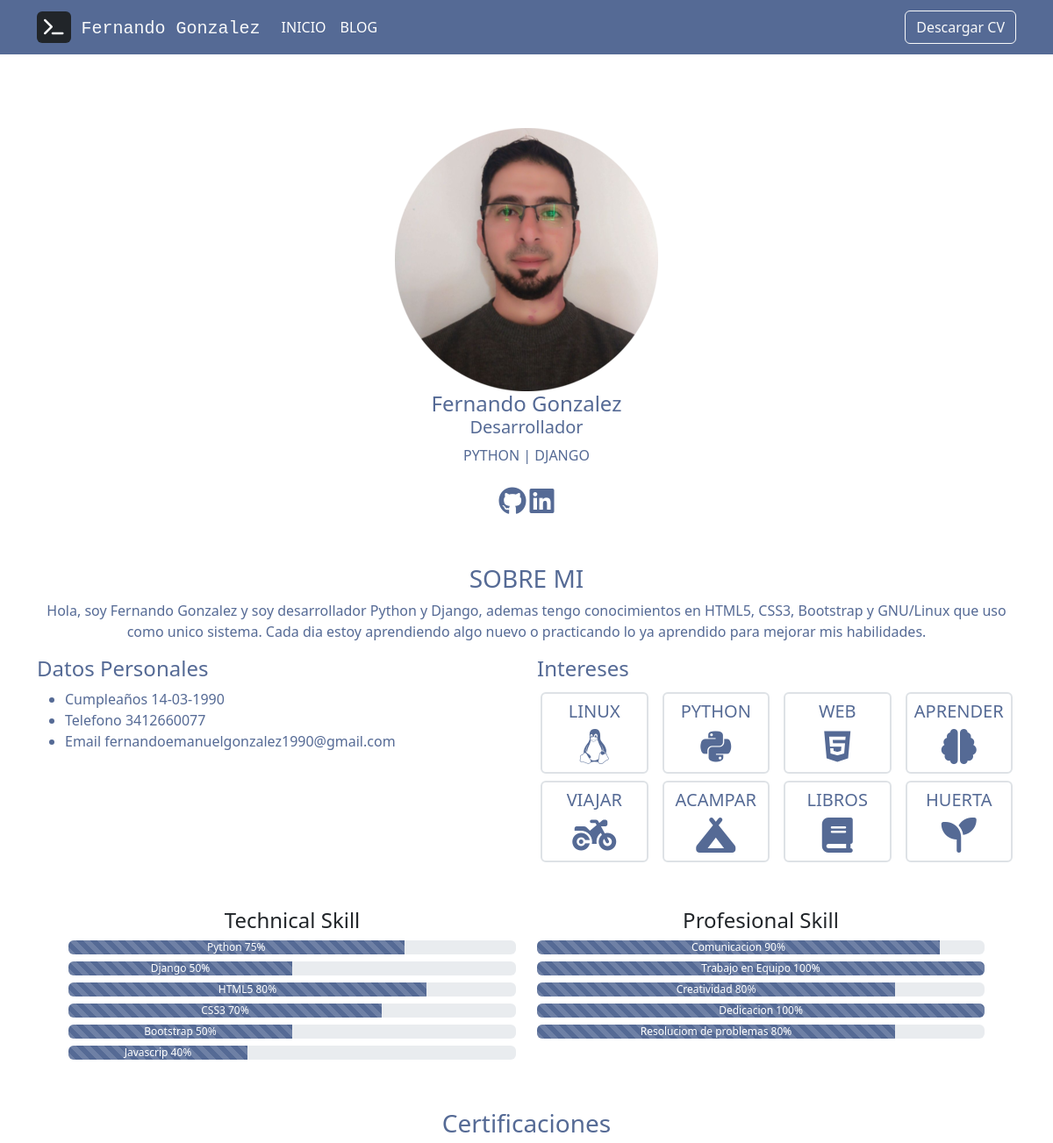
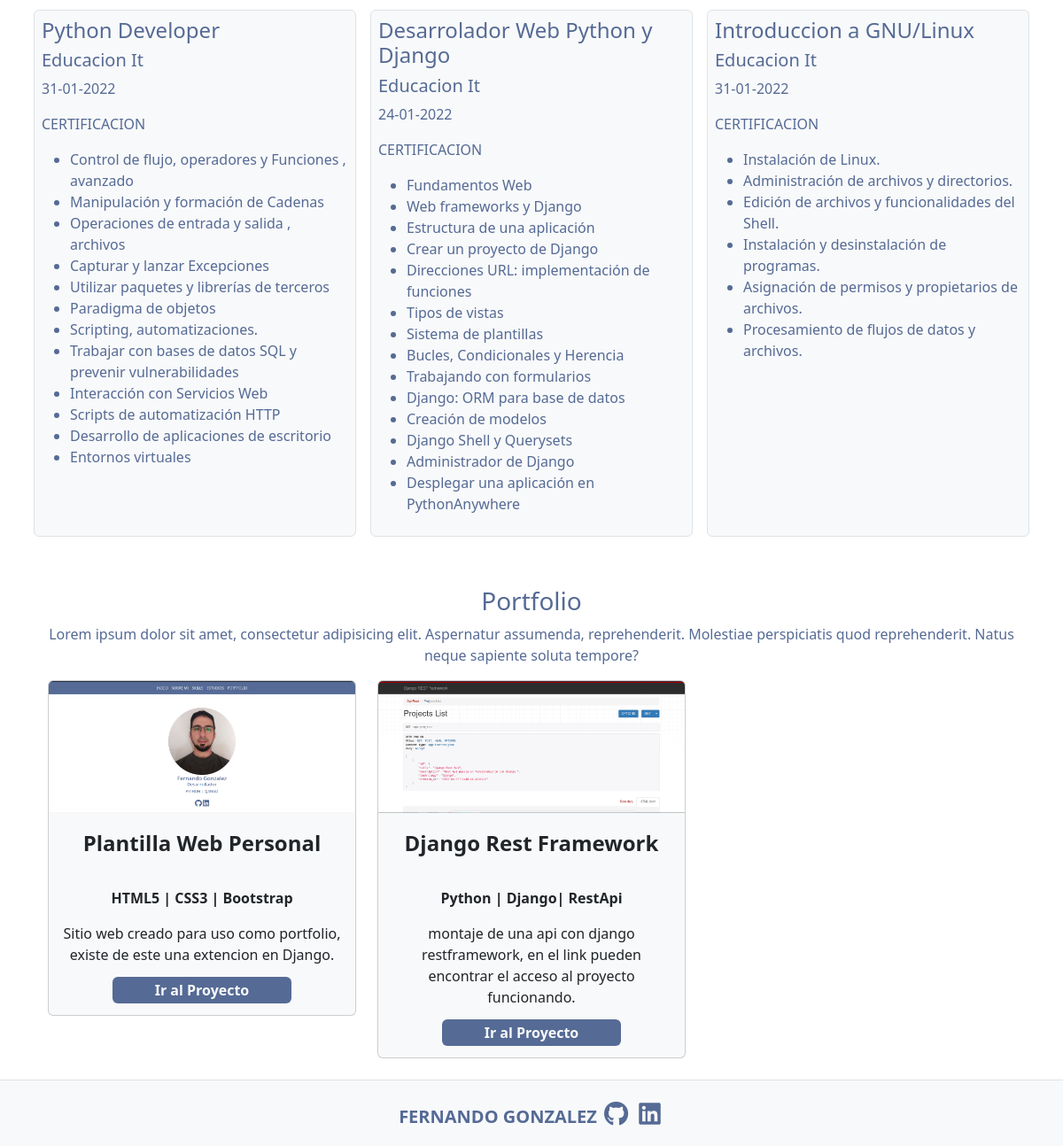
The page / on the database its author committed (2 pictures, top to bottom).
### portfolio/models.py (models this page shows)
class Certificaciones(models.Model):
    title = models.CharField(max_length=200)
    instituto = models.CharField(max_length=200)
    date = models.DateTimeField(timezone.now)
    certificacion = models.URLField(blank=True)
    description = models.TextField()

class Project(models.Model):
    lenguaje = models.CharField(max_length=100)
    title = models.CharField(max_length=100)
    description = models.CharField(max_length=500)
    image = models.ImageField(upload_to='portfolio/images/')
    url = models.URLField(blank=True)

### portfolio/views.py (the view)
# urls.py: path('', views.home, name='home'),
def home(request):
    projects = Project.objects.all()
    cert = Certificaciones.objects.all()
    return render(request, 'home.html', {'projects': projects, 'cert' : cert})

### portfolio/templates/home.html (shortened to what this page needs)
{% extends 'layout.html' %}
{% load static %}
{% block content %}
<div class="inicio container-fluid text-center mx-auto rounded">
    <div class="row">
        <div class="col">
            <div class="container align-items-center font-color1">
                <img src="{% static 'images/hero.png'%}" class="img-fluid pt-4" alt="...">
                <h4 class="card-title ">Fernando Gonzalez</h4>
                <h5 class="">Desarrollador</h5>
                <p class="card-text">PYTHON | DJANGO</p>
                <a href="" class="fs-2 font-color1"><i class="fa-brands fa-github"></i></a>
                <a href="" class="fs-2 font-color1"><i class="fa-brands fa-linkedin"></i></a>
            </div>
        </div>
    </div>
</div>
<div class="container pt-5 font-color1" id="sobremi">
                <h3 class="text-center">SOBRE MI</h3>
                <p class="text-center"><span>Hola, soy Fernando Gonzalez</span> y soy desarrollador Python y Django, ademas tengo conocimientos en HTML5, CSS3, Bootstrap y GNU/Linux que uso como unico sistema. Cada dia estoy aprendiendo algo nuevo o practicando lo ya aprendido para mejorar mis habilidades.</p>
                <div class="row">
                    <div class="col col-xs">
                        <h4>Datos Personales</h4>
                        <ul>
                            <li>
                                <span>Cumpleaños</span>
                                14-03-1990
                            </li>
                            <li>
                                <span>Telefono</span>
                                3412660077
                            </li>
                            <li>
                                <span>Email</span>
                                fernandoemanuelgonzalez1990@gmail.com
                            </li>
                        </ul>
                    </div>
                    <div class="col col-xs container">
                        <h4>Intereses</h4>
                        <div class="col-8 col-sm-12 container">
                            <div class="row text-center gap-3 p-1 ">
                              <div class="col border border-2 rounded p-2">
                                <h5>LINUX</h5>
                                <i class="fa-brands fa-linux fs-1"></i>
                              </div>
                              <div class="col border border-2 rounded p-2">
                                <h5>PYTHON</h5>
                                <i class="fa-brands fa-python fs-1"></i>
                              </div>
                              <div class="col border border-2 rounded p-2">
                                <h5>WEB</h5>
                                <i class="fa-brands fa-html5 fs-1"></i>
                              </div>
                              <div class="col border border-2 rounded p-2">
                                <h5>APRENDER</h5>
                                <i class="fa-solid fa-brain fs-1"></i>
                              </div>
                            </div>
                            <div class="row text-center gap-3 p-1">
                              <div class="col border border-2 rounded p-2">
                                <h5>VIAJAR</h5>
                                <i class="fa-solid fa-motorcycle fs-1"></i>
                              </div>
                              <div class="col border border-2 rounded p-2">
                                <h5>ACAMPAR</h5>
                              <i class="fa-solid fa-campground fs-1"></i>
                              </div>
                              <div class="col border border-2 rounded p-2">
                                <h5>LIBROS</h5>
                              <i class="fa-solid fa-book fs-1"></i>
                              </div>
                              <div class="col border border-2 rounded p-2">
                                <h5>HUERTA</h5>
                              <i class="fa-solid fa-seedling fs-1"></i>
                              </div>
                            </div>
                            </div>
                        </div>
                    </div>
              </div>
<div class="container p-5" id="skills">
                <div class="row">
                  <div class="col-12 col-sm-6">
                    <h4 class="text-center">Technical Skill</h4>
                    <div class="progress mb-2">
                      <div class="progress-bar progress-bar-striped progress-bar-animated" role="progressbar" style="width: 75%;" aria-valuenow="75" aria-valuemin="0" aria-valuemax="100">Python 75%</div>
                    </div>
                    <div class="progress mb-2">
                      <div class="progress-bar progress-bar-striped progress-bar-animated" role="progressbar" style="width: 50%;" aria-valuenow="50" aria-valuemin="0" aria-valuemax="100">Django 50%</div>
                    </div>
                    <div class="progress mb-2">
                      <div class="progress-bar progress-bar-striped progress-bar-animated" role="progressbar" style="width: 80%;" aria-valuenow="80" aria-valuemin="0" aria-valuemax="100">HTML5 80%</div>
                    </div>
                    <div class="progress mb-2">
                      <div class="progress-bar progress-bar-striped progress-bar-animated" role="progressbar" style="width: 70%;" aria-valuenow="70" aria-valuemin="0" aria-valuemax="100">CSS3 70%</div>
                    </div>
                    <div class="progress mb-2">
                      <div class="progress-bar progress-bar-striped progress-bar-animated" role="progressbar" style="width: 50%;" aria-valuenow="50" aria-valuemin="0" aria-valuemax="100">Bootstrap 50%</div>
                    </div>
                    <div class="progress mb-2">
                      <div class="progress-bar progress-bar-striped progress-bar-animated" role="progressbar" style="width: 40%;" aria-valuenow="40" aria-valuemin="0" aria-valuemax="100">Javascrip 40%</div>
                    </div>
                  </div>
                  <div class="col-12 col-sm-6">
                    <h4 class="text-center">Profesional Skill</h4>
                    <div class="progress mb-2">
                      <div class="progress-bar progress-bar-striped progress-bar-animated" role="progressbar" style="width: 90%;" aria-valuenow="90" aria-valuemin="0" aria-valuemax="100">Comunicacion 90%</div>
                    </div>
                    <div class="progress mb-2">
                      <div class="progress-bar progress-bar-striped progress-bar-animated" role="progressbar" style="width: 100%;" aria-valuenow="100" aria-valuemin="0" aria-valuemax="100">Trabajo en Equipo 100%</div>
                    </div>
                    <div class="progress mb-2">
                      <div class="progress-bar progress-bar-striped progress-bar-animated" role="progressbar" style="width: 80%;" aria-valuenow="80" aria-valuemin="0" aria-valuemax="100">Creatividad 80%</div>
                    </div>
                    <div class="progress mb-2">
                      <div class="progress-bar progress-bar-striped progress-bar-animated" role="progressbar" style="width: 100%;" aria-valuenow="100" aria-valuemin="0" aria-valuemax="100">Dedicacion 100%</div>
                    </div>
                    <div class="progress mb-2">
                      <div class="progress-bar progress-bar-striped progress-bar-animated" role="progressbar" style="width: 80%;" aria-valuenow="80" aria-valuemin="0" aria-valuemax="100">Resoluciom de problemas 80%</div>
                    </div>
                  </div>
                </div>
              </div>
<div class="container font-color1">
    <h3 class="text-center">Certificaciones</h3>
    <div class="row">
        {% for c in cert %}
            <div class="col m-2 p-2 border rounded border-1 bg-light">
                <h4>{{ c.title }}</h4>
                <h5>{{ c.instituto }}</h5>
                <p>{{ c.date | date:'d-m-Y' }}</p>
                <a href="{{ c.certificacion }}" class="text-decoration-none font-color1">CERTIFICACION</a>
                <p>{{ c.description | safe}}</p>
            </div>
        {% endfor %}
    </div>
</div>
<div class="container mx-auto row my-4 pt-4 text-center font-color1">
    <h3>Portfolio</h3>
    <p>Lorem ipsum dolor sit amet, consectetur adipisicing elit. Aspernatur assumenda, reprehenderit. Molestiae perspiciatis quod reprehenderit. Natus neque sapiente soluta tempore?</p>
    {% for p in projects %}
    <div class="col-md-4 ">
        <div class="card bg-light card-project">
            <img src="{{p.image.url}}" alt="{{p.title}}" class="card-img-top">
            <div class="card-body">
                <p class="fw-bold fs-4">{{p.title}}</p>
                <p class="pt-3 fw-bold">{{p.lenguaje}}</p>
                <p>{{p.description}}</p>
                <a href="{{p.url}}" class="text-decoration-none fw-bold px-5 py-1 bg-color1 text-light rounded" target="_blank">Ir al Proyecto</a>
            </div>
        </div>
    </div>
    {% endfor %}
</div>
{% endblock %}

### portfolio/templates/layout.html (shortened to what this page needs)
{% load static %}
<!DOCTYPE html>
<html lang="en">
<head>
    <link rel="stylesheet" href="{% static 'estilos.css'%}">
    <link rel="stylesheet" href="https://cdnjs.cloudflare.com/ajax/libs/animate.css/4.1.1/animate.min.css"/>
    <link rel="stylesheet" href="https://cdnjs.cloudflare.com/ajax/libs/font-awesome/6.3.0/css/all.min.css" />    <link href="https://cdn.jsdelivr.net/npm/bootstrap@5.3.0-alpha1/dist/css/bootstrap.min.css" rel="stylesheet">
</head>
<body>
{% include 'partials/nav.html' %}
  {% block content %}
  {% endblock %}
</body>
<div>
  <div class="row bg-light justify-content-center fixe-bottom flex-fill border-top p-3">
    <div class="col text-center">
      <a href="#" class="font-color1 text-decoration-none fs-5 fw-bold">FERNANDO GONZALEZ</a>
      <a href="" class="font-color1 fs-3 p-1 "><i class="fa-brands fa-github"></i></a>
      <a href="" class="font-color1 fs-3 p-1"><i class="fa-brands fa-linkedin"></i></a>
  </div>
</div>
</html>

### portfolio/templates/partials/nav.html (shortened to what this page needs)
{% load static %}
<header class="bg-color1">
  <nav class="navbar navbar-expand-lg" aria-label="Eighth navbar example">
    <div class="container">
      <a class="navbar-brand text-light font-monospace" href="#"><i class="fa-solid fa-terminal bg-dark p-2 rounded"></i> Fernando Gonzalez</a>
      <div class="collapse navbar-collapse" id="navbarsExample07">
        <ul class="navbar-nav me-auto mb-2 mb-lg-0">
          <li class="nav-item">
            <a class="nav-link" href="/">INICIO</a>
          </li>
          <li class="nav-item">
            <a class="nav-link" href="{% url 'blog:posts' %}">BLOG</a>
          </li>
        </ul>
        <a href="{% static 'Fernando_Gonzalez.pdf' %}" target="_blank" class="btn btn-outline-light">Descargar CV</a>
      </div>
    </div>
  </nav>
</header>

### portfolio/static/estilos.css (style rules this page uses)
body { background-color: #fff !important; }
.font-color1 { color: #556a95 !important; }
.bg-color1 { background-color: #556a95 !important; }
.navbar ul li a { color: #fff !important; }
.inicio { margin-top: 5%; }
.progress-bar { background-color: #556a95 !important; }

### rows shown on the page
Certificaciones: title "Python Developer", instituto "Educacion It", date "31-01-2022", description "Control de flujo, operadores y Funciones , avanzado Manipulación y formación de Cadenas Operaciones de entrada y salida , archivos Capturar y lanzar Excepciones Utilizar paquetes y librerías de terceros Paradigma de objetos Scripting, automatizaciones. Trabajar con bases de datos SQL y prevenir vulnerabilidades Interacción con Servicios Web Scripts de automatización HTTP Desarrollo de aplicaciones de escritorio Entornos virtuales"
Certificaciones: title "Desarrolador Web Python y Django", instituto "Educacion It", date "24-01-2022", description "Fundamentos Web Web frameworks y Django Estructura de una aplicación Crear un proyecto de Django Direcciones URL: implementación de funciones Tipos de vistas Sistema de plantillas Bucles, Condicionales y Herencia Trabajando con formularios Django: ORM para base de datos Creación de modelos Django Shell y Querysets Administrador de Django Desplegar una aplicación en PythonAnywhere"
Certificaciones: title "Introduccion a GNU/Linux", instituto "Educacion It", date "31-01-2022", description "Instalación de Linux. Administración de archivos y directorios. Edición de archivos y funcionalidades del Shell. Instalación y desinstalación de programas. Asignación de permisos y propietarios de archivos. Procesamiento de flujos de datos y archivos."
Project: image (picture), title "Plantilla Web Personal", lenguaje "HTML5 | CSS3 | Bootstrap", description "Sitio web creado para uso como portfolio, existe de este una extencion en Django."
Project: image (picture), title "Django Rest Framework", lenguaje "Python | Django| RestApi", description "montaje de una api con django restframework, en el link pueden encontrar el acceso al proyecto funcionando."
